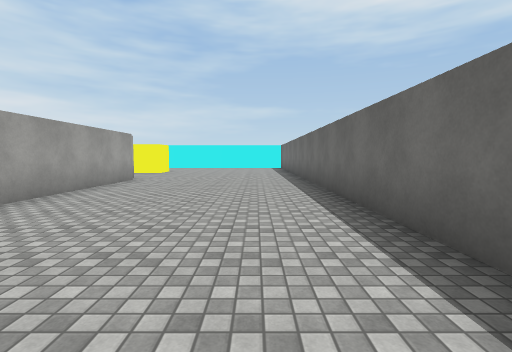
view 1 (above)

21 first-person views from a walk through a Unity game level. The camera is 1.4 m above the floor, tilts 4° down and sees 85° across. The floor is counted in squares, 2 m on a side. Each view is taken from the middle of a square. On the plan, view 1 faces up. The plan holds only what a view shows up to about 9 squares ahead; the rest is blank. The place goes on beyond the plan. Surface patterns are stand-ins for the level's own textures.

view 2
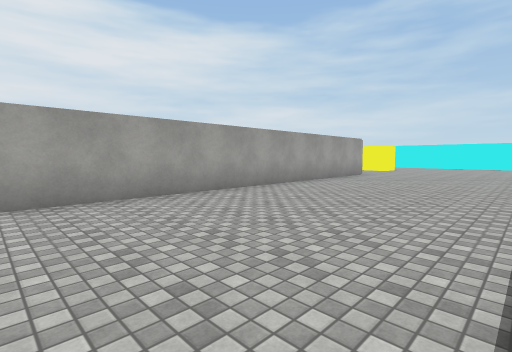

view 3
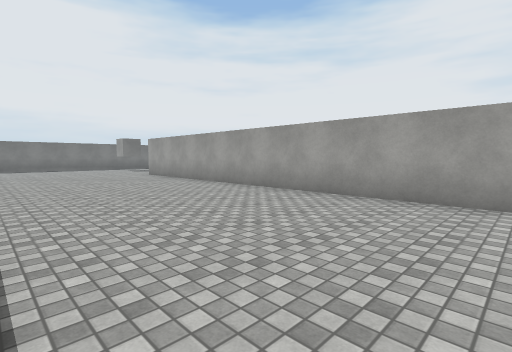

view 4
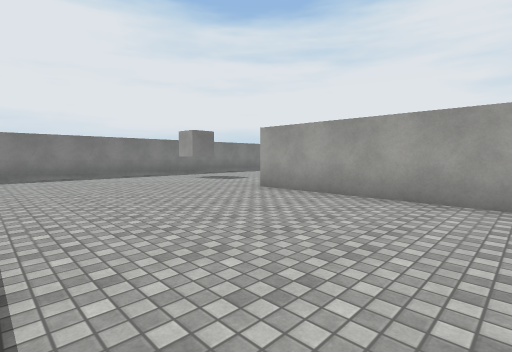

view 5
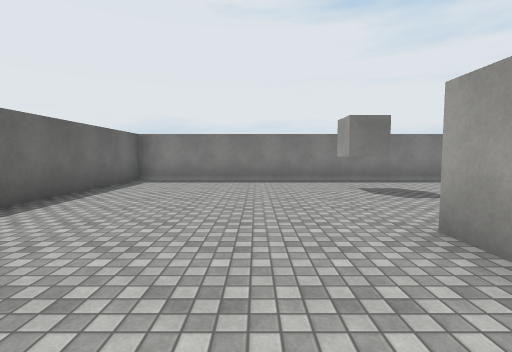

view 6
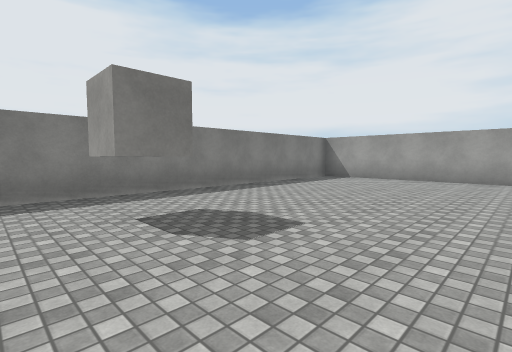

view 7
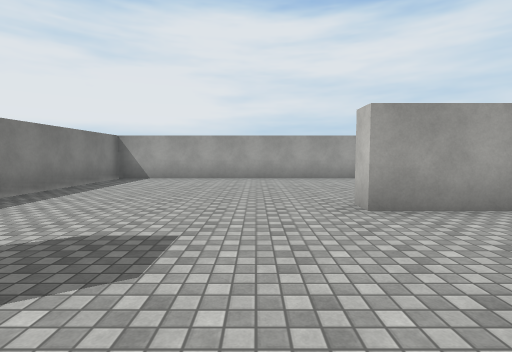

view 8
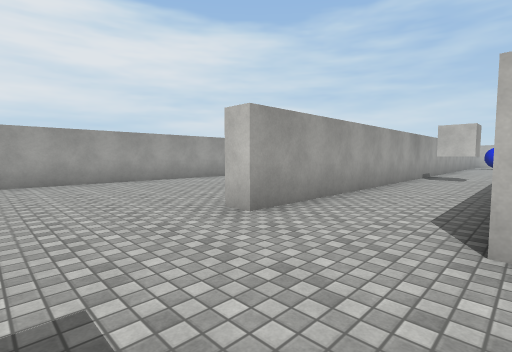

view 9
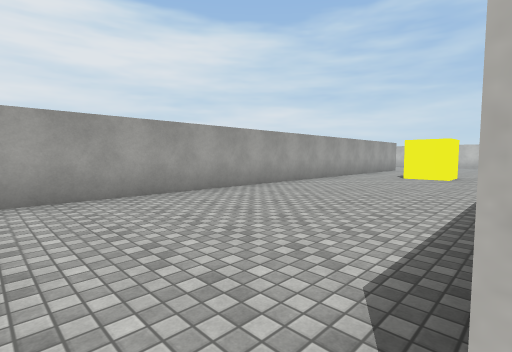

view 10
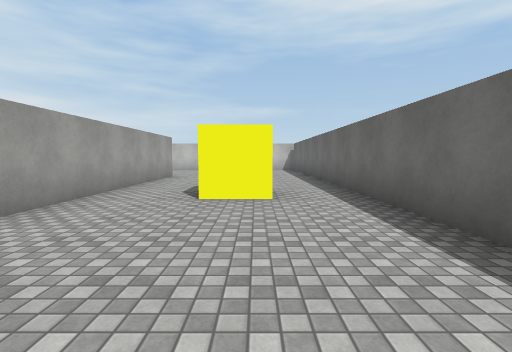

view 11
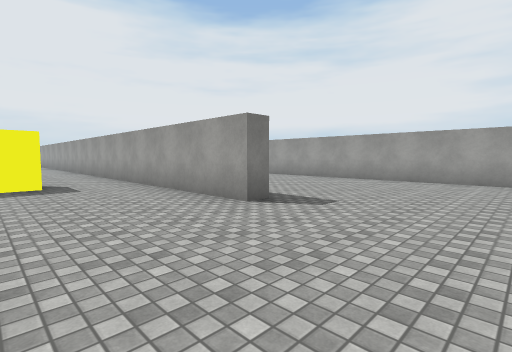

view 12
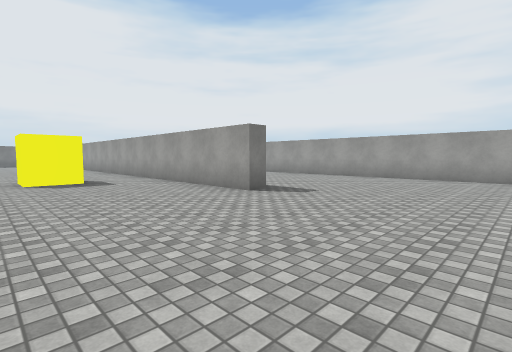

view 13
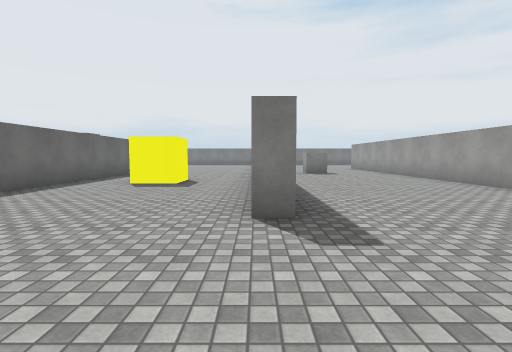

view 14
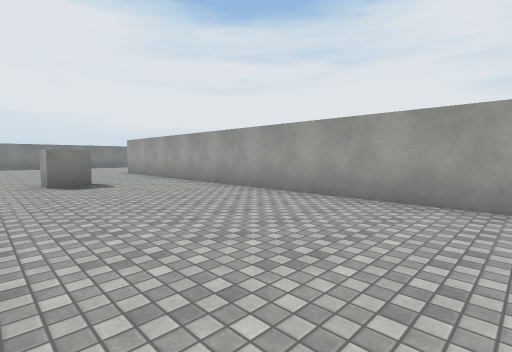

view 15
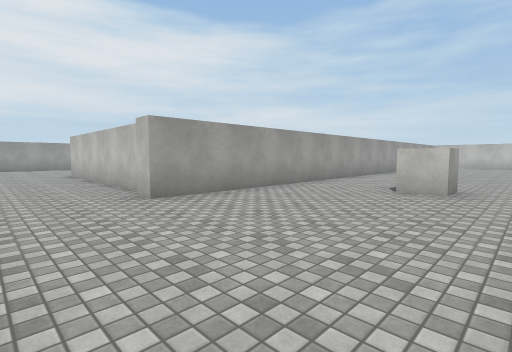

view 16
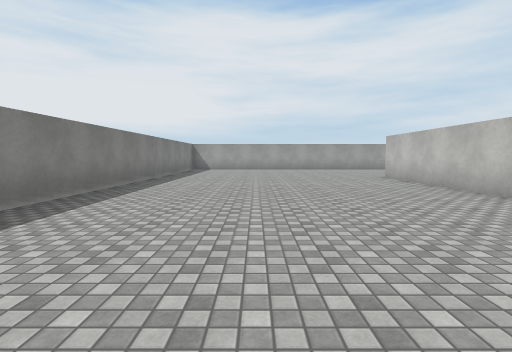

view 17
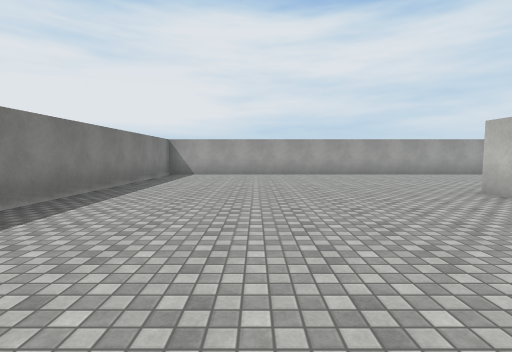

view 18
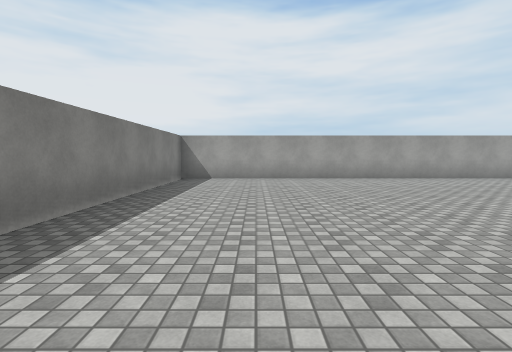

view 19
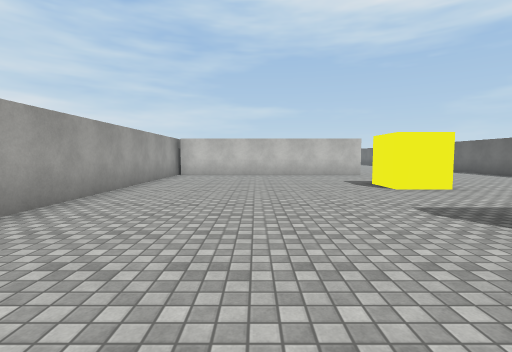

view 20
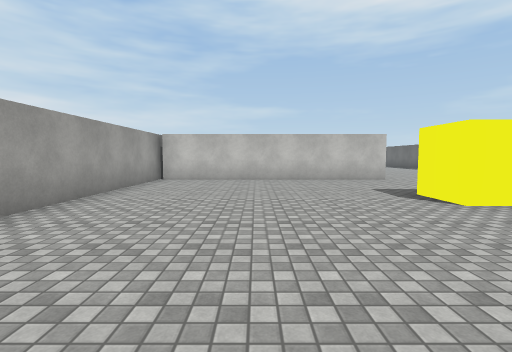

view 21
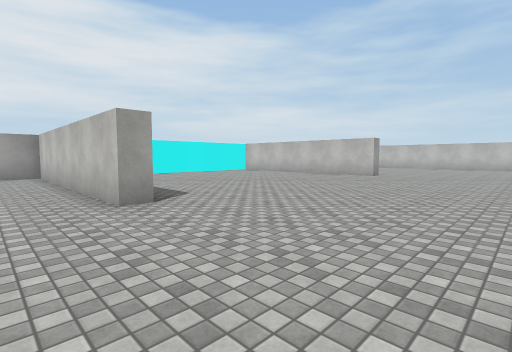

### Floor plan
Points are (right, up) in squares from view 1. A wall is a line through its corners. A room is listed if a view was taken in it or the views show most of it. See-through windows are left out.
Room 1 (views 1, 2, 3, 4, 5, 6, 7, 8, 9, 10, 11, 12, 13, 14, 15, 16, 17, 18, 19, 20, 21)
walls: (-18.6, -8.7) (-24.4, -8.7); (-7, -4) (-7, 3); (-6.5, -2.8) (-6.5, -10.6) (-7.1, -10.6); (-12.5, 3.9) (-11.9, 3.9) (-11.9, -16.4) (1.5, -16.4) (1.5, -11.8); (-5, -3.9) (-6, -3.9); (-23.1, 0) (-23.1, -0.6) (-29.9, -0.6); (-4.9, -13.8) (-3.9, -13.8) (-3.9, -14.8); (-17.5, 7.6) (-17.5, -9) (-18, -9); (-29.9, -0.1) (-29.9, -16.4) (-18.6, -16.4); (1.5, 1.5) (1.5, 8.5); (-3.7, 8.4) (-3.7, -10.6)
objects: yellow cube (-24, -5) to (-23, -4); yellow cube (-10, -1) to (-9, -1)

Where each view was taken, in squares from view 1:
view 1: 0 up, 0 right, facing up
view 2: 2 down, 1 right, facing up-left
view 3: 0 up, 1 right, facing down-left
view 4: 6 down, 1 right, facing down-left
view 5: 8 down, 2 left, facing down
view 6: 11 down, 3 left, facing down-left
view 7: 12 down, 3 left, facing left
view 8: 13 down, 4 left, facing up-left
view 9: 11 down, 7 left, facing up-left
view 10: 6 down, 9 left, facing up
view 11: 7 up, 9 left, facing down-left
view 12: 8 up, 8 left, facing down-left
view 13: 7 up, 12 left, facing down
view 14: 3 up, 13 left, facing down-left
view 15: 11 down, 13 left, facing up-left
view 16: 13 down, 15 left, facing left
view 17: 13 down, 19 left, facing left
view 18: 14 down, 21 left, facing left
view 19: 11 down, 27 left, facing up
view 20: 9 down, 27 left, facing up
view 21: 2 down, 19 left, facing up-left
